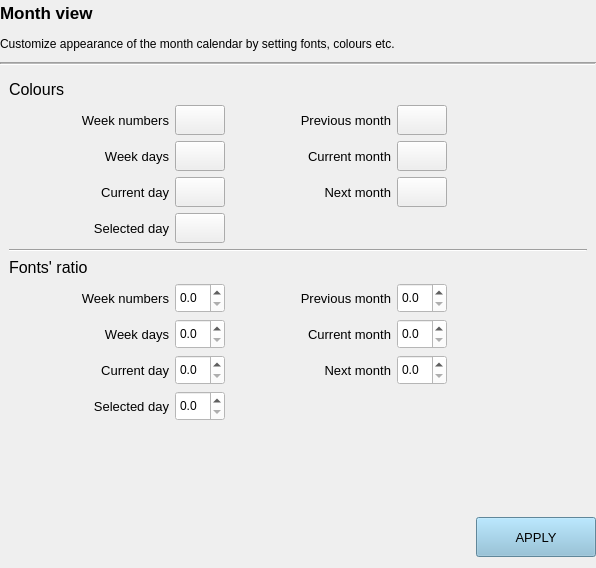
<?xml version="1.0" encoding="UTF-8"?>
<ui version="4.0">
 <class>Form</class>
 <widget class="QWidget" name="Form">
  <property name="geometry">
   <rect>
    <x>0</x>
    <y>0</y>
    <width>596</width>
    <height>568</height>
   </rect>
  </property>
  <property name="windowTitle">
   <string>Form</string>
  </property>
  <layout class="QGridLayout" name="gridLayout">
   <property name="leftMargin">
    <number>0</number>
   </property>
   <property name="topMargin">
    <number>0</number>
   </property>
   <property name="rightMargin">
    <number>0</number>
   </property>
   <item row="1" column="0" colspan="2">
    <widget class="QLabel" name="settingsDescriptionLabel">
     <property name="minimumSize">
      <size>
       <width>0</width>
       <height>25</height>
      </size>
     </property>
     <property name="maximumSize">
      <size>
       <width>16777215</width>
       <height>25</height>
      </size>
     </property>
     <property name="font">
      <font>
       <pointsize>9</pointsize>
      </font>
     </property>
     <property name="text">
      <string>Customize appearance of the month calendar by setting fonts, colours etc.</string>
     </property>
    </widget>
   </item>
   <item row="4" column="1">
    <widget class="QPushButton" name="applyButton">
     <property name="minimumSize">
      <size>
       <width>120</width>
       <height>40</height>
      </size>
     </property>
     <property name="maximumSize">
      <size>
       <width>120</width>
       <height>40</height>
      </size>
     </property>
     <property name="font">
      <font>
       <pointsize>10</pointsize>
      </font>
     </property>
     <property name="styleSheet">
      <string notr="true">background-color: rgb(135, 189, 216);</string>
     </property>
     <property name="text">
      <string>APPLY</string>
     </property>
    </widget>
   </item>
   <item row="0" column="0" colspan="2">
    <widget class="QLabel" name="settingsTitleLabel">
     <property name="minimumSize">
      <size>
       <width>0</width>
       <height>25</height>
      </size>
     </property>
     <property name="maximumSize">
      <size>
       <width>16777215</width>
       <height>25</height>
      </size>
     </property>
     <property name="font">
      <font>
       <pointsize>13</pointsize>
       <weight>75</weight>
       <bold>true</bold>
      </font>
     </property>
     <property name="text">
      <string>Month view</string>
     </property>
    </widget>
   </item>
   <item row="3" column="0" colspan="2">
    <widget class="QScrollArea" name="scrollArea">
     <property name="frameShape">
      <enum>QFrame::NoFrame</enum>
     </property>
     <property name="widgetResizable">
      <bool>true</bool>
     </property>
     <widget class="QWidget" name="scrollAreaWidgetContents">
      <property name="geometry">
       <rect>
        <x>0</x>
        <y>0</y>
        <width>596</width>
        <height>442</height>
       </rect>
      </property>
      <layout class="QGridLayout" name="gridLayout_4">
       <item row="2" column="0">
        <layout class="QGridLayout" name="gridLayout_2">
         <item row="1" column="4">
          <widget class="QLabel" name="currentMonthColourLabel">
           <property name="minimumSize">
            <size>
             <width>120</width>
             <height>0</height>
            </size>
           </property>
           <property name="maximumSize">
            <size>
             <width>120</width>
             <height>16777215</height>
            </size>
           </property>
           <property name="font">
            <font>
             <pointsize>10</pointsize>
            </font>
           </property>
           <property name="text">
            <string>Current month</string>
           </property>
           <property name="alignment">
            <set>Qt::AlignRight|Qt::AlignTrailing|Qt::AlignVCenter</set>
           </property>
          </widget>
         </item>
         <item row="1" column="0">
          <spacer name="horizontalSpacer_2">
           <property name="orientation">
            <enum>Qt::Horizontal</enum>
           </property>
           <property name="sizeType">
            <enum>QSizePolicy::Fixed</enum>
           </property>
           <property name="sizeHint" stdset="0">
            <size>
             <width>40</width>
             <height>20</height>
            </size>
           </property>
          </spacer>
         </item>
         <item row="2" column="5">
          <widget class="QPushButton" name="nextMonthColourBtn">
           <property name="minimumSize">
            <size>
             <width>50</width>
             <height>30</height>
            </size>
           </property>
           <property name="maximumSize">
            <size>
             <width>50</width>
             <height>30</height>
            </size>
           </property>
           <property name="text">
            <string/>
           </property>
          </widget>
         </item>
         <item row="0" column="1">
          <widget class="QLabel" name="weekNumbersColourLabel">
           <property name="minimumSize">
            <size>
             <width>120</width>
             <height>0</height>
            </size>
           </property>
           <property name="maximumSize">
            <size>
             <width>120</width>
             <height>16777215</height>
            </size>
           </property>
           <property name="font">
            <font>
             <pointsize>10</pointsize>
            </font>
           </property>
           <property name="text">
            <string>Week numbers</string>
           </property>
           <property name="alignment">
            <set>Qt::AlignRight|Qt::AlignTrailing|Qt::AlignVCenter</set>
           </property>
          </widget>
         </item>
         <item row="1" column="2">
          <widget class="QPushButton" name="weekDaysColourBtn">
           <property name="minimumSize">
            <size>
             <width>50</width>
             <height>30</height>
            </size>
           </property>
           <property name="maximumSize">
            <size>
             <width>50</width>
             <height>30</height>
            </size>
           </property>
           <property name="text">
            <string/>
           </property>
          </widget>
         </item>
         <item row="3" column="2">
          <widget class="QPushButton" name="selectedDayColourBtn">
           <property name="minimumSize">
            <size>
             <width>50</width>
             <height>30</height>
            </size>
           </property>
           <property name="maximumSize">
            <size>
             <width>50</width>
             <height>30</height>
            </size>
           </property>
           <property name="text">
            <string/>
           </property>
          </widget>
         </item>
         <item row="0" column="5">
          <widget class="QPushButton" name="prevMonthColourBtn">
           <property name="minimumSize">
            <size>
             <width>50</width>
             <height>30</height>
            </size>
           </property>
           <property name="maximumSize">
            <size>
             <width>50</width>
             <height>30</height>
            </size>
           </property>
           <property name="text">
            <string/>
           </property>
          </widget>
         </item>
         <item row="3" column="1">
          <widget class="QLabel" name="selectedDayColourLabel">
           <property name="minimumSize">
            <size>
             <width>120</width>
             <height>0</height>
            </size>
           </property>
           <property name="maximumSize">
            <size>
             <width>120</width>
             <height>16777215</height>
            </size>
           </property>
           <property name="font">
            <font>
             <pointsize>10</pointsize>
            </font>
           </property>
           <property name="text">
            <string>Selected day</string>
           </property>
           <property name="alignment">
            <set>Qt::AlignRight|Qt::AlignTrailing|Qt::AlignVCenter</set>
           </property>
          </widget>
         </item>
         <item row="2" column="3">
          <spacer name="horizontalSpacer_5">
           <property name="orientation">
            <enum>Qt::Horizontal</enum>
           </property>
           <property name="sizeType">
            <enum>QSizePolicy::Fixed</enum>
           </property>
           <property name="sizeHint" stdset="0">
            <size>
             <width>40</width>
             <height>20</height>
            </size>
           </property>
          </spacer>
         </item>
         <item row="1" column="3">
          <spacer name="horizontalSpacer_4">
           <property name="orientation">
            <enum>Qt::Horizontal</enum>
           </property>
           <property name="sizeType">
            <enum>QSizePolicy::Fixed</enum>
           </property>
           <property name="sizeHint" stdset="0">
            <size>
             <width>40</width>
             <height>20</height>
            </size>
           </property>
          </spacer>
         </item>
         <item row="0" column="4">
          <widget class="QLabel" name="prevMonthColourLabel">
           <property name="minimumSize">
            <size>
             <width>120</width>
             <height>0</height>
            </size>
           </property>
           <property name="maximumSize">
            <size>
             <width>120</width>
             <height>16777215</height>
            </size>
           </property>
           <property name="font">
            <font>
             <pointsize>10</pointsize>
            </font>
           </property>
           <property name="text">
            <string>Previous month</string>
           </property>
           <property name="alignment">
            <set>Qt::AlignRight|Qt::AlignTrailing|Qt::AlignVCenter</set>
           </property>
          </widget>
         </item>
         <item row="3" column="0">
          <spacer name="horizontalSpacer_7">
           <property name="orientation">
            <enum>Qt::Horizontal</enum>
           </property>
           <property name="sizeType">
            <enum>QSizePolicy::Fixed</enum>
           </property>
           <property name="sizeHint" stdset="0">
            <size>
             <width>40</width>
             <height>20</height>
            </size>
           </property>
          </spacer>
         </item>
         <item row="0" column="2">
          <widget class="QPushButton" name="weekNumberColourBtn">
           <property name="minimumSize">
            <size>
             <width>50</width>
             <height>30</height>
            </size>
           </property>
           <property name="maximumSize">
            <size>
             <width>50</width>
             <height>30</height>
            </size>
           </property>
           <property name="text">
            <string/>
           </property>
          </widget>
         </item>
         <item row="2" column="0">
          <spacer name="horizontalSpacer_6">
           <property name="orientation">
            <enum>Qt::Horizontal</enum>
           </property>
           <property name="sizeType">
            <enum>QSizePolicy::Fixed</enum>
           </property>
           <property name="sizeHint" stdset="0">
            <size>
             <width>40</width>
             <height>20</height>
            </size>
           </property>
          </spacer>
         </item>
         <item row="1" column="5">
          <widget class="QPushButton" name="currentMonthColourBtn">
           <property name="minimumSize">
            <size>
             <width>50</width>
             <height>30</height>
            </size>
           </property>
           <property name="maximumSize">
            <size>
             <width>50</width>
             <height>30</height>
            </size>
           </property>
           <property name="text">
            <string/>
           </property>
          </widget>
         </item>
         <item row="2" column="2">
          <widget class="QPushButton" name="currentDayColourBtn">
           <property name="minimumSize">
            <size>
             <width>50</width>
             <height>30</height>
            </size>
           </property>
           <property name="maximumSize">
            <size>
             <width>50</width>
             <height>30</height>
            </size>
           </property>
           <property name="text">
            <string/>
           </property>
          </widget>
         </item>
         <item row="1" column="1">
          <widget class="QLabel" name="weekDaysColourLabel">
           <property name="minimumSize">
            <size>
             <width>120</width>
             <height>0</height>
            </size>
           </property>
           <property name="maximumSize">
            <size>
             <width>120</width>
             <height>16777215</height>
            </size>
           </property>
           <property name="font">
            <font>
             <pointsize>10</pointsize>
            </font>
           </property>
           <property name="text">
            <string>Week days</string>
           </property>
           <property name="alignment">
            <set>Qt::AlignRight|Qt::AlignTrailing|Qt::AlignVCenter</set>
           </property>
          </widget>
         </item>
         <item row="0" column="0">
          <spacer name="horizontalSpacer">
           <property name="orientation">
            <enum>Qt::Horizontal</enum>
           </property>
           <property name="sizeType">
            <enum>QSizePolicy::Fixed</enum>
           </property>
           <property name="sizeHint" stdset="0">
            <size>
             <width>40</width>
             <height>20</height>
            </size>
           </property>
          </spacer>
         </item>
         <item row="2" column="4">
          <widget class="QLabel" name="nextMonthColourLabel">
           <property name="minimumSize">
            <size>
             <width>120</width>
             <height>0</height>
            </size>
           </property>
           <property name="maximumSize">
            <size>
             <width>120</width>
             <height>16777215</height>
            </size>
           </property>
           <property name="font">
            <font>
             <pointsize>10</pointsize>
            </font>
           </property>
           <property name="text">
            <string>Next month</string>
           </property>
           <property name="alignment">
            <set>Qt::AlignRight|Qt::AlignTrailing|Qt::AlignVCenter</set>
           </property>
          </widget>
         </item>
         <item row="0" column="3">
          <spacer name="horizontalSpacer_3">
           <property name="orientation">
            <enum>Qt::Horizontal</enum>
           </property>
           <property name="sizeType">
            <enum>QSizePolicy::Fixed</enum>
           </property>
           <property name="sizeHint" stdset="0">
            <size>
             <width>40</width>
             <height>20</height>
            </size>
           </property>
          </spacer>
         </item>
         <item row="2" column="1">
          <widget class="QLabel" name="currentDayColourLabel">
           <property name="minimumSize">
            <size>
             <width>120</width>
             <height>0</height>
            </size>
           </property>
           <property name="maximumSize">
            <size>
             <width>120</width>
             <height>16777215</height>
            </size>
           </property>
           <property name="font">
            <font>
             <pointsize>10</pointsize>
            </font>
           </property>
           <property name="text">
            <string>Current day</string>
           </property>
           <property name="alignment">
            <set>Qt::AlignRight|Qt::AlignTrailing|Qt::AlignVCenter</set>
           </property>
          </widget>
         </item>
         <item row="0" column="6">
          <spacer name="horizontalSpacer_15">
           <property name="orientation">
            <enum>Qt::Horizontal</enum>
           </property>
           <property name="sizeHint" stdset="0">
            <size>
             <width>40</width>
             <height>20</height>
            </size>
           </property>
          </spacer>
         </item>
         <item row="1" column="6">
          <spacer name="horizontalSpacer_16">
           <property name="orientation">
            <enum>Qt::Horizontal</enum>
           </property>
           <property name="sizeHint" stdset="0">
            <size>
             <width>40</width>
             <height>20</height>
            </size>
           </property>
          </spacer>
         </item>
         <item row="2" column="6">
          <spacer name="horizontalSpacer_17">
           <property name="orientation">
            <enum>Qt::Horizontal</enum>
           </property>
           <property name="sizeHint" stdset="0">
            <size>
             <width>40</width>
             <height>20</height>
            </size>
           </property>
          </spacer>
         </item>
        </layout>
       </item>
       <item row="1" column="0">
        <widget class="QLabel" name="sectionTitleLabel_1">
         <property name="font">
          <font>
           <pointsize>12</pointsize>
          </font>
         </property>
         <property name="text">
          <string>Colours</string>
         </property>
        </widget>
       </item>
       <item row="4" column="0">
        <widget class="QLabel" name="sectionTitleLabel_2">
         <property name="font">
          <font>
           <pointsize>12</pointsize>
          </font>
         </property>
         <property name="text">
          <string>Fonts' ratio</string>
         </property>
        </widget>
       </item>
       <item row="3" column="0">
        <widget class="Line" name="line">
         <property name="orientation">
          <enum>Qt::Horizontal</enum>
         </property>
        </widget>
       </item>
       <item row="6" column="0">
        <spacer name="verticalSpacer">
         <property name="orientation">
          <enum>Qt::Vertical</enum>
         </property>
         <property name="sizeHint" stdset="0">
          <size>
           <width>20</width>
           <height>40</height>
          </size>
         </property>
        </spacer>
       </item>
       <item row="5" column="0">
        <layout class="QGridLayout" name="gridLayout_3">
         <item row="2" column="2">
          <widget class="QDoubleSpinBox" name="currentDayFontRatioSpinBox">
           <property name="minimumSize">
            <size>
             <width>50</width>
             <height>30</height>
            </size>
           </property>
           <property name="maximumSize">
            <size>
             <width>50</width>
             <height>30</height>
            </size>
           </property>
           <property name="font">
            <font>
             <pointsize>9</pointsize>
            </font>
           </property>
           <property name="styleSheet">
            <string notr="true">background-color: rgb(255,255,255);</string>
           </property>
           <property name="decimals">
            <number>1</number>
           </property>
           <property name="stepType">
            <enum>QAbstractSpinBox::AdaptiveDecimalStepType</enum>
           </property>
          </widget>
         </item>
         <item row="0" column="0">
          <spacer name="horizontalSpacer_11">
           <property name="orientation">
            <enum>Qt::Horizontal</enum>
           </property>
           <property name="sizeType">
            <enum>QSizePolicy::Fixed</enum>
           </property>
           <property name="sizeHint" stdset="0">
            <size>
             <width>40</width>
             <height>20</height>
            </size>
           </property>
          </spacer>
         </item>
         <item row="0" column="2">
          <widget class="QDoubleSpinBox" name="weekNumberFontRatioSpinBox">
           <property name="minimumSize">
            <size>
             <width>50</width>
             <height>30</height>
            </size>
           </property>
           <property name="maximumSize">
            <size>
             <width>50</width>
             <height>30</height>
            </size>
           </property>
           <property name="font">
            <font>
             <pointsize>9</pointsize>
            </font>
           </property>
           <property name="styleSheet">
            <string notr="true">background-color: rgb(255,255,255);</string>
           </property>
           <property name="decimals">
            <number>1</number>
           </property>
           <property name="stepType">
            <enum>QAbstractSpinBox::AdaptiveDecimalStepType</enum>
           </property>
          </widget>
         </item>
         <item row="2" column="1">
          <widget class="QLabel" name="currentDayFontRatioLabel">
           <property name="minimumSize">
            <size>
             <width>120</width>
             <height>0</height>
            </size>
           </property>
           <property name="maximumSize">
            <size>
             <width>120</width>
             <height>16777215</height>
            </size>
           </property>
           <property name="font">
            <font>
             <pointsize>10</pointsize>
            </font>
           </property>
           <property name="text">
            <string>Current day</string>
           </property>
           <property name="alignment">
            <set>Qt::AlignRight|Qt::AlignTrailing|Qt::AlignVCenter</set>
           </property>
          </widget>
         </item>
         <item row="0" column="5">
          <widget class="QDoubleSpinBox" name="prevMonthFontRatioSpinBox">
           <property name="minimumSize">
            <size>
             <width>50</width>
             <height>30</height>
            </size>
           </property>
           <property name="maximumSize">
            <size>
             <width>50</width>
             <height>30</height>
            </size>
           </property>
           <property name="font">
            <font>
             <pointsize>9</pointsize>
            </font>
           </property>
           <property name="styleSheet">
            <string notr="true">background-color: rgb(255,255,255);</string>
           </property>
           <property name="decimals">
            <number>1</number>
           </property>
           <property name="stepType">
            <enum>QAbstractSpinBox::AdaptiveDecimalStepType</enum>
           </property>
          </widget>
         </item>
         <item row="3" column="2">
          <widget class="QDoubleSpinBox" name="selectedDayFontRatioSpinBox">
           <property name="minimumSize">
            <size>
             <width>50</width>
             <height>30</height>
            </size>
           </property>
           <property name="maximumSize">
            <size>
             <width>50</width>
             <height>30</height>
            </size>
           </property>
           <property name="font">
            <font>
             <pointsize>9</pointsize>
            </font>
           </property>
           <property name="styleSheet">
            <string notr="true">background-color: rgb(255,255,255);</string>
           </property>
           <property name="decimals">
            <number>1</number>
           </property>
           <property name="stepType">
            <enum>QAbstractSpinBox::AdaptiveDecimalStepType</enum>
           </property>
          </widget>
         </item>
         <item row="2" column="4">
          <widget class="QLabel" name="nextMonthFontRatioLabel">
           <property name="minimumSize">
            <size>
             <width>120</width>
             <height>0</height>
            </size>
           </property>
           <property name="maximumSize">
            <size>
             <width>120</width>
             <height>16777215</height>
            </size>
           </property>
           <property name="font">
            <font>
             <pointsize>10</pointsize>
            </font>
           </property>
           <property name="text">
            <string>Next month</string>
           </property>
           <property name="alignment">
            <set>Qt::AlignRight|Qt::AlignTrailing|Qt::AlignVCenter</set>
           </property>
          </widget>
         </item>
         <item row="2" column="5">
          <widget class="QDoubleSpinBox" name="nextMonthFontRatioSpinBox">
           <property name="minimumSize">
            <size>
             <width>50</width>
             <height>30</height>
            </size>
           </property>
           <property name="maximumSize">
            <size>
             <width>50</width>
             <height>30</height>
            </size>
           </property>
           <property name="font">
            <font>
             <pointsize>9</pointsize>
            </font>
           </property>
           <property name="styleSheet">
            <string notr="true">background-color: rgb(255,255,255);</string>
           </property>
           <property name="decimals">
            <number>1</number>
           </property>
           <property name="stepType">
            <enum>QAbstractSpinBox::AdaptiveDecimalStepType</enum>
           </property>
          </widget>
         </item>
         <item row="1" column="4">
          <widget class="QLabel" name="currentMonthFontRatioLabel">
           <property name="minimumSize">
            <size>
             <width>120</width>
             <height>0</height>
            </size>
           </property>
           <property name="maximumSize">
            <size>
             <width>120</width>
             <height>16777215</height>
            </size>
           </property>
           <property name="font">
            <font>
             <pointsize>10</pointsize>
            </font>
           </property>
           <property name="text">
            <string>Current month</string>
           </property>
           <property name="alignment">
            <set>Qt::AlignRight|Qt::AlignTrailing|Qt::AlignVCenter</set>
           </property>
          </widget>
         </item>
         <item row="2" column="3">
          <spacer name="horizontalSpacer_10">
           <property name="orientation">
            <enum>Qt::Horizontal</enum>
           </property>
           <property name="sizeType">
            <enum>QSizePolicy::Fixed</enum>
           </property>
           <property name="sizeHint" stdset="0">
            <size>
             <width>40</width>
             <height>20</height>
            </size>
           </property>
          </spacer>
         </item>
         <item row="2" column="0">
          <spacer name="horizontalSpacer_13">
           <property name="orientation">
            <enum>Qt::Horizontal</enum>
           </property>
           <property name="sizeType">
            <enum>QSizePolicy::Fixed</enum>
           </property>
           <property name="sizeHint" stdset="0">
            <size>
             <width>40</width>
             <height>20</height>
            </size>
           </property>
          </spacer>
         </item>
         <item row="1" column="0">
          <spacer name="horizontalSpacer_12">
           <property name="orientation">
            <enum>Qt::Horizontal</enum>
           </property>
           <property name="sizeType">
            <enum>QSizePolicy::Fixed</enum>
           </property>
           <property name="sizeHint" stdset="0">
            <size>
             <width>40</width>
             <height>20</height>
            </size>
           </property>
          </spacer>
         </item>
         <item row="1" column="3">
          <spacer name="horizontalSpacer_9">
           <property name="orientation">
            <enum>Qt::Horizontal</enum>
           </property>
           <property name="sizeType">
            <enum>QSizePolicy::Fixed</enum>
           </property>
           <property name="sizeHint" stdset="0">
            <size>
             <width>40</width>
             <height>20</height>
            </size>
           </property>
          </spacer>
         </item>
         <item row="1" column="5">
          <widget class="QDoubleSpinBox" name="currentMonthFontRatioSpinBox">
           <property name="minimumSize">
            <size>
             <width>50</width>
             <height>30</height>
            </size>
           </property>
           <property name="maximumSize">
            <size>
             <width>50</width>
             <height>30</height>
            </size>
           </property>
           <property name="font">
            <font>
             <pointsize>9</pointsize>
            </font>
           </property>
           <property name="styleSheet">
            <string notr="true">background-color: rgb(255,255,255);</string>
           </property>
           <property name="decimals">
            <number>1</number>
           </property>
           <property name="stepType">
            <enum>QAbstractSpinBox::AdaptiveDecimalStepType</enum>
           </property>
          </widget>
         </item>
         <item row="1" column="2">
          <widget class="QDoubleSpinBox" name="weekDaysFontRatioSpinBox">
           <property name="minimumSize">
            <size>
             <width>50</width>
             <height>30</height>
            </size>
           </property>
           <property name="maximumSize">
            <size>
             <width>50</width>
             <height>30</height>
            </size>
           </property>
           <property name="font">
            <font>
             <pointsize>9</pointsize>
            </font>
           </property>
           <property name="styleSheet">
            <string notr="true">background-color: rgb(255,255,255);</string>
           </property>
           <property name="decimals">
            <number>1</number>
           </property>
           <property name="stepType">
            <enum>QAbstractSpinBox::AdaptiveDecimalStepType</enum>
           </property>
          </widget>
         </item>
         <item row="3" column="0">
          <spacer name="horizontalSpacer_14">
           <property name="orientation">
            <enum>Qt::Horizontal</enum>
           </property>
           <property name="sizeType">
            <enum>QSizePolicy::Fixed</enum>
           </property>
           <property name="sizeHint" stdset="0">
            <size>
             <width>40</width>
             <height>20</height>
            </size>
           </property>
          </spacer>
         </item>
         <item row="3" column="1">
          <widget class="QLabel" name="selectedDayFontRatioLabel">
           <property name="minimumSize">
            <size>
             <width>120</width>
             <height>0</height>
            </size>
           </property>
           <property name="maximumSize">
            <size>
             <width>120</width>
             <height>16777215</height>
            </size>
           </property>
           <property name="font">
            <font>
             <pointsize>10</pointsize>
            </font>
           </property>
           <property name="text">
            <string>Selected day</string>
           </property>
           <property name="alignment">
            <set>Qt::AlignRight|Qt::AlignTrailing|Qt::AlignVCenter</set>
           </property>
          </widget>
         </item>
         <item row="0" column="1">
          <widget class="QLabel" name="weekNumbersFontRatioLabel">
           <property name="minimumSize">
            <size>
             <width>120</width>
             <height>0</height>
            </size>
           </property>
           <property name="maximumSize">
            <size>
             <width>120</width>
             <height>16777215</height>
            </size>
           </property>
           <property name="font">
            <font>
             <pointsize>10</pointsize>
            </font>
           </property>
           <property name="text">
            <string>Week numbers</string>
           </property>
           <property name="alignment">
            <set>Qt::AlignRight|Qt::AlignTrailing|Qt::AlignVCenter</set>
           </property>
          </widget>
         </item>
         <item row="1" column="1">
          <widget class="QLabel" name="weekDaysFontRatioLabel">
           <property name="minimumSize">
            <size>
             <width>120</width>
             <height>0</height>
            </size>
           </property>
           <property name="maximumSize">
            <size>
             <width>120</width>
             <height>16777215</height>
            </size>
           </property>
           <property name="font">
            <font>
             <pointsize>10</pointsize>
            </font>
           </property>
           <property name="text">
            <string>Week days</string>
           </property>
           <property name="alignment">
            <set>Qt::AlignRight|Qt::AlignTrailing|Qt::AlignVCenter</set>
           </property>
          </widget>
         </item>
         <item row="0" column="3">
          <spacer name="horizontalSpacer_8">
           <property name="orientation">
            <enum>Qt::Horizontal</enum>
           </property>
           <property name="sizeType">
            <enum>QSizePolicy::Fixed</enum>
           </property>
           <property name="sizeHint" stdset="0">
            <size>
             <width>40</width>
             <height>20</height>
            </size>
           </property>
          </spacer>
         </item>
         <item row="0" column="4">
          <widget class="QLabel" name="prevMonthFontRatioLabel">
           <property name="minimumSize">
            <size>
             <width>120</width>
             <height>0</height>
            </size>
           </property>
           <property name="maximumSize">
            <size>
             <width>120</width>
             <height>16777215</height>
            </size>
           </property>
           <property name="font">
            <font>
             <pointsize>10</pointsize>
            </font>
           </property>
           <property name="text">
            <string>Previous month</string>
           </property>
           <property name="alignment">
            <set>Qt::AlignRight|Qt::AlignTrailing|Qt::AlignVCenter</set>
           </property>
          </widget>
         </item>
         <item row="0" column="6">
          <spacer name="horizontalSpacer_18">
           <property name="orientation">
            <enum>Qt::Horizontal</enum>
           </property>
           <property name="sizeHint" stdset="0">
            <size>
             <width>40</width>
             <height>20</height>
            </size>
           </property>
          </spacer>
         </item>
         <item row="1" column="6">
          <spacer name="horizontalSpacer_19">
           <property name="orientation">
            <enum>Qt::Horizontal</enum>
           </property>
           <property name="sizeHint" stdset="0">
            <size>
             <width>40</width>
             <height>20</height>
            </size>
           </property>
          </spacer>
         </item>
         <item row="2" column="6">
          <spacer name="horizontalSpacer_20">
           <property name="orientation">
            <enum>Qt::Horizontal</enum>
           </property>
           <property name="sizeHint" stdset="0">
            <size>
             <width>40</width>
             <height>20</height>
            </size>
           </property>
          </spacer>
         </item>
        </layout>
       </item>
      </layout>
     </widget>
    </widget>
   </item>
   <item row="2" column="0" colspan="2">
    <widget class="Line" name="line_2">
     <property name="lineWidth">
      <number>1</number>
     </property>
     <property name="midLineWidth">
      <number>1</number>
     </property>
     <property name="orientation">
      <enum>Qt::Horizontal</enum>
     </property>
    </widget>
   </item>
  </layout>
 </widget>
 <resources/>
 <connections/>
</ui>
